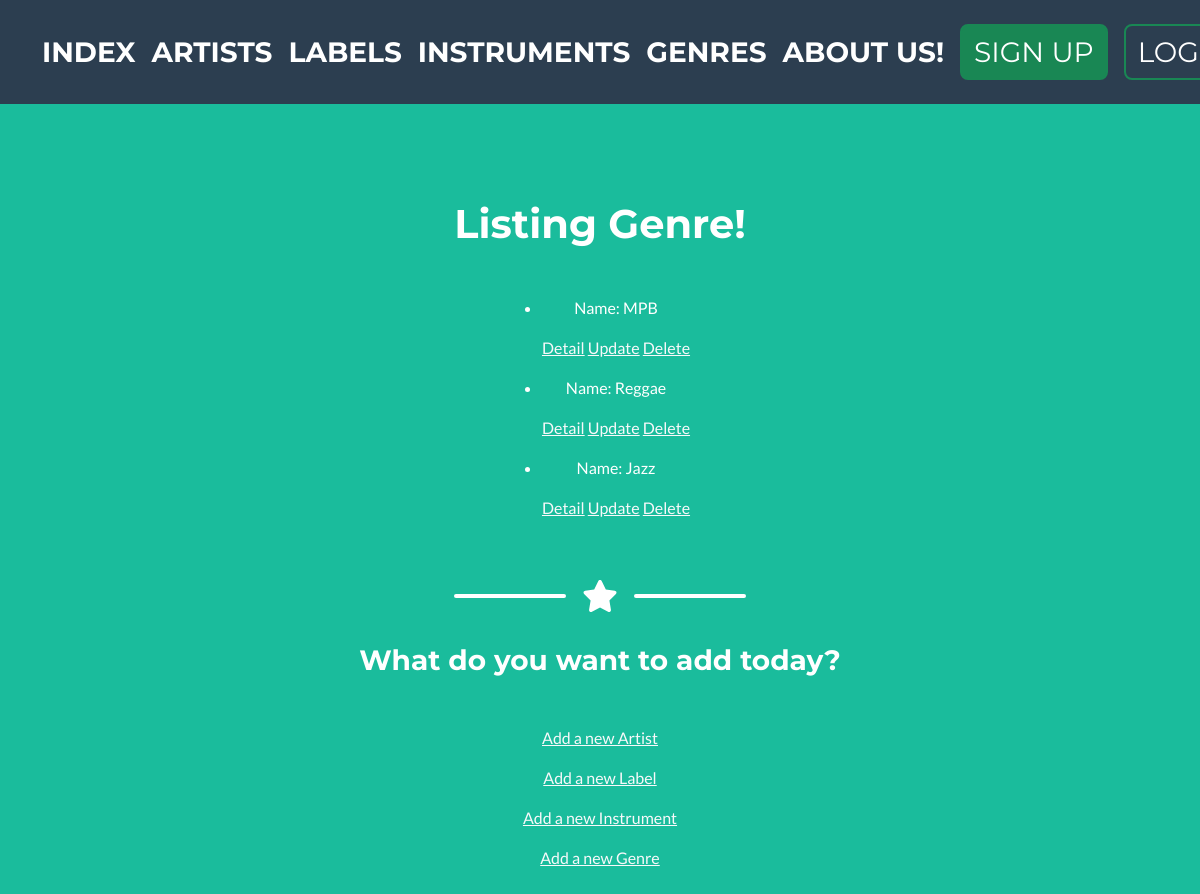
/App1/listGenre/, run on the app's committed database.
### App1/models.py (models this page shows, shortened)
class Genre(models.Model):
    name=models.CharField(max_length=40)
    country_of_origin=models.CharField(max_length=40)
    description= models.TextField()
    img = models.ImageField(null=True, blank=True)

### App1/views.py (the view)
# urls.py: path('listGenre/', views.GenreList.as_view(), name='listGenre'),
class GenreList(ListView):
    model = Genre
    template_name = "App1/listGenre.html"

### App1/templates/App1/listGenre.html
{% extends 'App1/father2.html' %}
{% load static %}
{% block changingContent %}
<h1 class="mb-5">Listing Genre!</h1>
<ul>
    {% for genre in object_list %}
        <li>
            <p>Name: {{genre.name}}</p>
            <p>
                    <a class="btn-outline-light mb-3" href="{% url 'GenreDetail' genre.id %}">Detail</a>
                    <a class="btn-outline-light mb-3" href="{% url 'GenreUpdate' genre.id %}">Update</a>
                    <a class="btn-outline-light mb-3" href="{% url 'GenreDelete' genre.id %}">Delete</a>
            </p>
        </li>
    {% endfor %}
</ul>
{% endblock %}

### data on the page
Genre: name "MPB"
Genre: name "Reggae"
Genre: name "Jazz"
